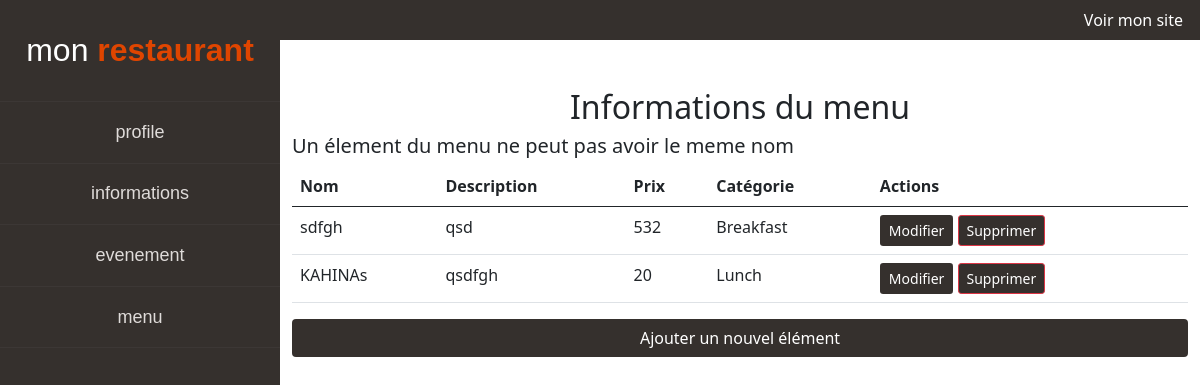
/dashmenu.php, run on the app's committed database.
### tables this page shows
CREATE TABLE IF NOT EXISTS `menu` (
  `Nom` varchar(100) NOT NULL,
  `descriptionn` varchar(255) NOT NULL,
  `prix` int NOT NULL,
  `categorie` varchar(10) NOT NULL,
  PRIMARY KEY (`Nom`)
);

### dashmenu.php (the view, shortened to what this page needs)
<!doctype html>
<html lang="en">
<head>
    <link href="https://cdn.jsdelivr.net/npm/bootstrap@5.0.2/dist/css/bootstrap.min.css" rel="stylesheet">
    <link rel="stylesheet" type="text/css" href="css/dash.css">
</head>
<body>
    <header class="header" role="banner">
        <h1 class="logo">
            <a href="index.php">Mon <span>Restaurant</span></a>
        </h1>
        <div class="nav-wrap">
            <nav class="main-nav" role="navigation">
                <ul class="unstyled list-hover-slide">
                    <li><a href="dashbord.php">Profile</a></li>
                    <li><a href="dashinformation.php">Informations</a></li>
                    <li><a href="dashevenement.php">Evenement</a></li>
                    <li><a href="dashmenu.php">Menu</a></li>
                </ul>
            </nav>
        </div>
    </header>
    <nav class="navbar bg-body-tertiary" style="margin-left: 17.5em;">
        <div class="container-fluid">
            <form class="d-flex profile" role="search">
                <a href="index.php" style="text-decoration: none;"> <label for="">Voir mon site </label></a>
            </form>
        </div>
    </nav>
    <div class="menu">
        <div class="container mt-5">
            <h2 class="text-center">Informations du menu</h2>
            <h5>Un élement du menu ne peut pas avoir le meme nom</h5>
            <table class="table">
                <thead>
                    <tr>
                        <th>Nom</th>
                        <th>Description</th>
                        <th>Prix</th>
                        <th>Catégorie</th>
                        <th>Actions</th>
                    </tr>
                </thead>
                <tbody>
                    <?php
                    require("connexionbdd.php");
                    $result = $baserestau->query("SELECT * FROM menu");
                    if ($result) {
                        while ($row = $result->fetch(PDO::FETCH_ASSOC)) {
                            echo "<tr>";
                            $nom = isset($row['Nom']) ? $row['Nom'] : '';
                            $description = isset($row['descriptionn']) ? $row['descriptionn'] : '';
                            $prix = isset($row['prix']) ? $row['prix'] : '';
                            $categorie = isset($row['categorie']) ? $row['categorie'] : '';
                            echo "<td>$nom</td>";
                            echo "<td>$description</td>";
                            echo "<td>$prix</td>";
                            echo "<td>$categorie</td>";
                            echo '<td>
                            <button type="button" class="btn btn-sm" data-bs-toggle="modal" data-bs-target="#exampleModal3" onclick="modifierElement(\'' . $row['Nom'] . '\')">Modifier</button>
                                    <a class="btn btn-danger btn-sm" href="dashmenu.php?delete=' . $nom . '">Supprimer</a>
                                  </td>';
                            echo "</tr>";
                        }
                    } else {
                        echo "Erreur lors de la récupération des données : " . $baserestau->errorInfo()[2];
                    }
                    ?>
                </tbody>
            </table>
            <a class="btn w-100" data-bs-toggle="modal" data-bs-target="#exampleModal2">
                Ajouter un nouvel élément
            </a>
        </div>
    </div>
</body>
</html>

### css/dash.css (style rules this page uses)
nav { background-color: #35302d; }
.profile img, .profile label { color: rgb(255, 255, 255); margin-right: 5px; }
.btn { background-color: #35302d; color: #fff; }
a, .nav-link { color: black; }
.unstyled { list-style: none; padding: 0; margin: 0; }
.unstyled a { text-decoration: none; }
.header { position: fixed; left: 0; top: 0; bottom: 0; width: 17.5em; background: #35302d; }
.logo { text-transform: lowercase; font: 300 2em "Source Sans Pro", Helvetica, Arial, sans-serif; text-align: center; padding: 0; margin: 0; }
.logo a { display: block; padding: 1em 0; color: #dfdbd9; text-decoration: none; transition: 0.15s linear color; }
.logo span { font-weight: 700; transition: 0.15s linear color; }
.main-nav ul { border-top: solid 1px #3c3735; }
.main-nav li { border-bottom: solid 1px #3c3735; }
.main-nav a { padding: 1.1em 0; color: #dfdbd9; font: 400 1.125em "Source Sans Pro", Helvetica, Arial, sans-serif; text-align: center; text-transform: lowercase; }
.list-hover-slide li { position: relative; overflow: hidden; }
.list-hover-slide a { display: block; position: relative; z-index: 1; transition: 0.35s ease color; }
.list-hover-slide a:before { content: ""; display: block; z-index: -1; position: absolute; left: -100%; top: 0; width: 100%; height: 100%; border-right: solid 5px #df4500; background: #3c3735; transition: 0.35s ease left; }
.information, .evenement, .menu, .profilee { margin-left: 17.5em; }

### data on the page
menu: Nom "sdfgh", descriptionn "qsd", prix "532", categorie "Breakfast"
menu: Nom "KAHINAs", descriptionn "qsdfgh", prix "20", categorie "Lunch"
